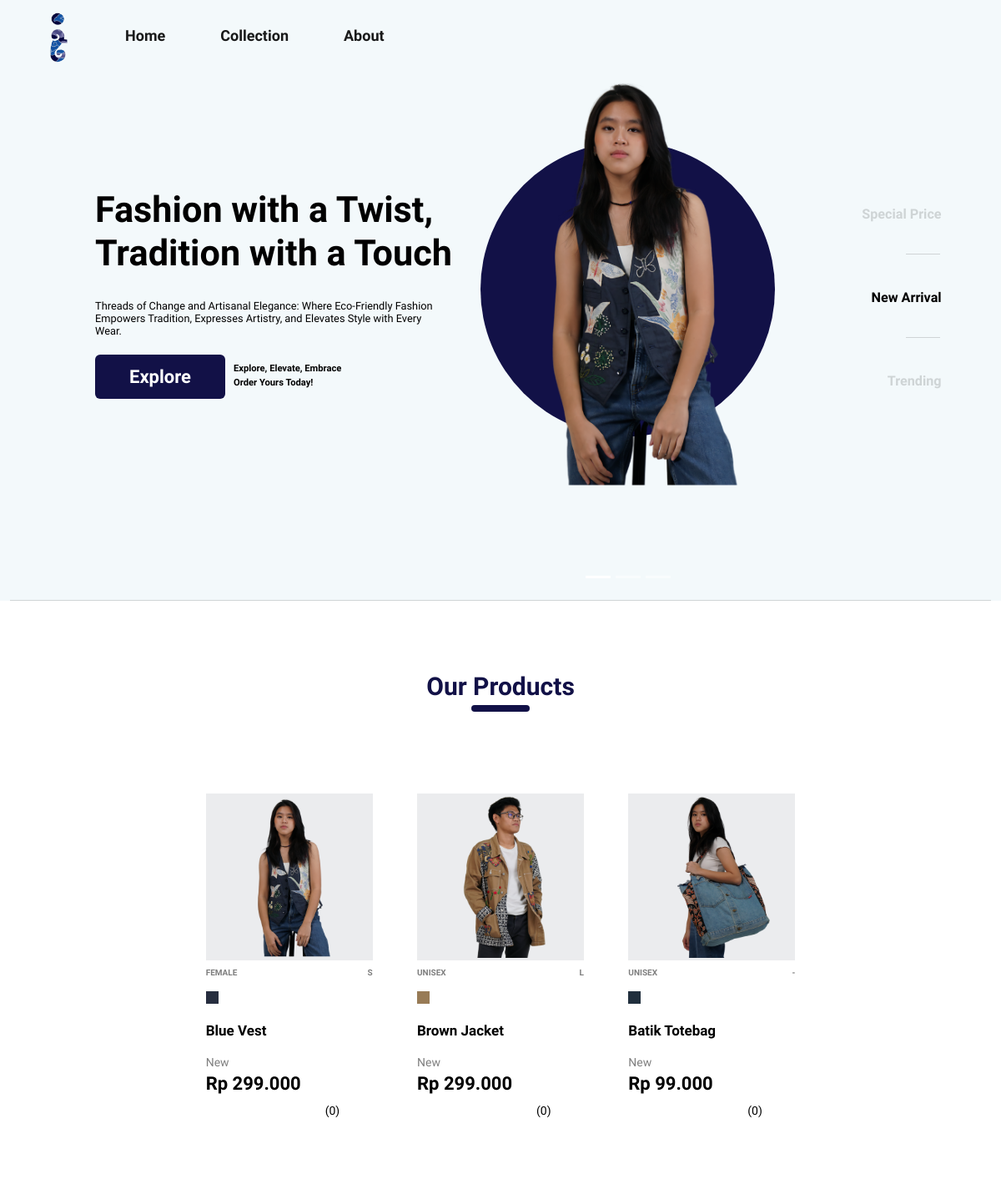
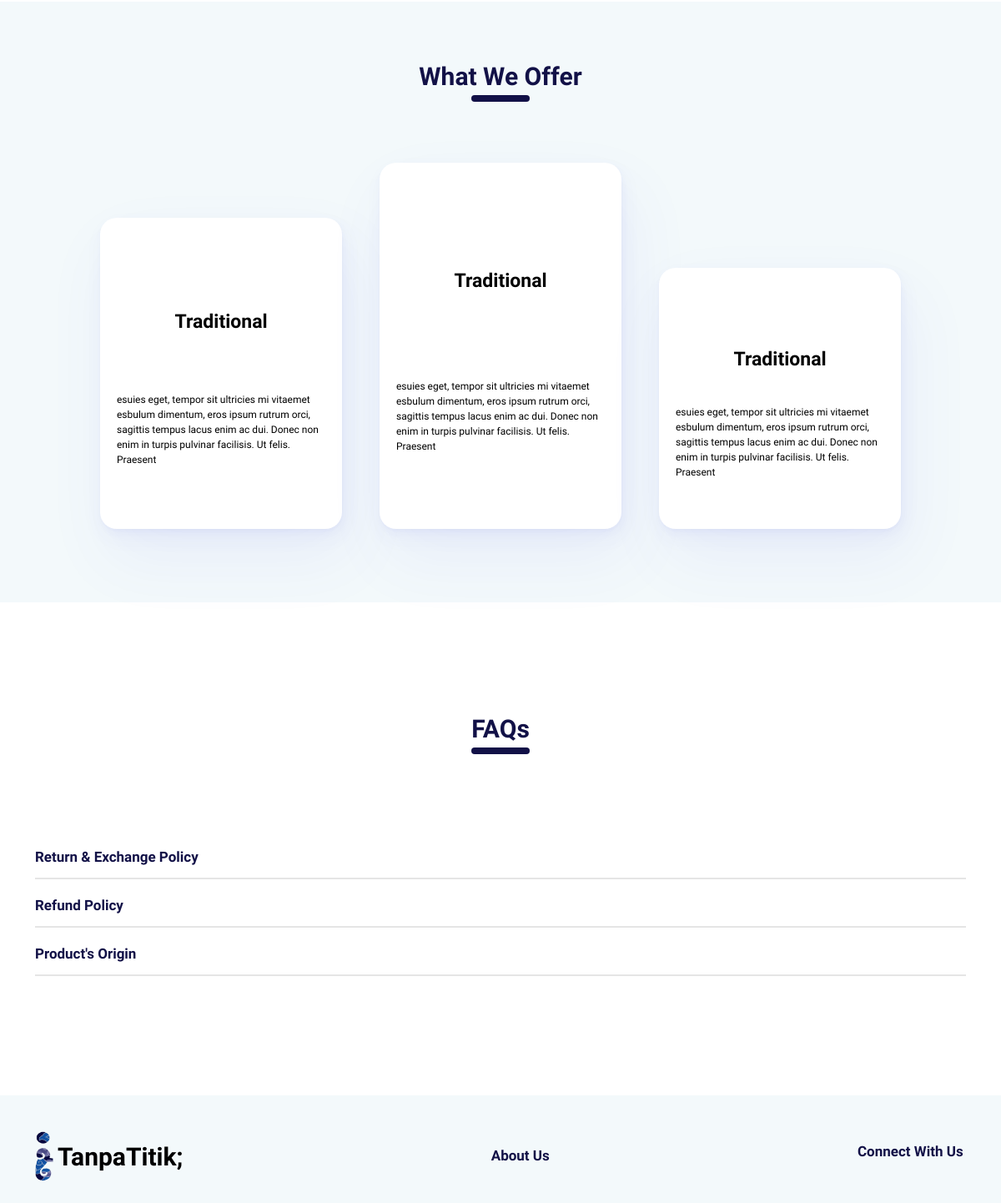
The page / on the database its author committed (2 pictures, top to bottom).
### mainPage/models.py (models this page shows, shortened)
class Additional(models.Model):
    name = models.CharField(max_length=200)
    img = models.ImageField(null=True, blank=True, upload_to="images/")

class Products(models.Model):
    name = models.CharField(max_length=200)
    product_index = models.IntegerField(default=0)
    img = models.ImageField(null=True, blank=True, upload_to="images/")
    color_circle = models.CharField(null=True, blank=True, max_length=200) #charfield or array?
    gender = models.CharField(null=True, blank=True, max_length=200)
    price = models.IntegerField(null=True,blank=True)
    offer = models.BooleanField(default=False)
    date = models.DateField(auto_now_add=True)
    status = models.CharField(null=True, blank=True, max_length=200)
    bio = models.CharField(null=True, blank=True, max_length=200)
    overview = models.CharField(null=True, blank=True, max_length=200)
    material = models.CharField(null=True, blank=True, max_length=200)
    type = models.CharField(null=True, blank=True, max_length=200)
    size = models.CharField(null=True, blank=True, max_length=200)
    color = models.CharField(null=True, blank=True, max_length=200)
    color_hex = models.CharField(null=True, blank=True, max_length=200)
    stock = models.IntegerField(null=True,blank=True)
    @property
    def set_final_star(self):
        stars = self.products_review_set.all()
        stars = list(stars)
        total_stars = 0
        count = 0
        for i in stars:
            count += 1
            total_stars += i.star
        if count != 0:
            total_stars = total_stars / count
        return total_stars
    @property
    def set_final_star_len(self):
        stars = self.products_review_set.all()
        stars = list(stars)
        total_stars = 0
        count = 0
        for i in stars:
            count += 1
            total_stars += i.star
        if count != 0:
            total_stars = total_stars / count
        return count

class FAQs(models.Model):
    subject = models.CharField(max_length=200)
    text = models.CharField(max_length=200)

### mainPage/views.py (the view)
# urls.py: 2. Add a URL to urlpatterns:  path('', views.home, name='home')
def home (request):
    firstProduct = Products.objects.get(name="Blue Vest") #First Displayed in the Carousel
    products = Products.objects.all()
    testimony = Testimony.objects.all()
    faqs = FAQs.objects.all()
    logo = Additional.objects.get(name="logo")
    if request.user.is_authenticated == True:
        customer = Customer.objects.get(user=request.user)
        customer_wishlist = Wishlist.objects.filter(customer=customer)
        order, created = Order.objects.get_or_create(customer=customer, current=True)
    else:
        customer = None
        customer_wishlist = []
        order = {'get_cart_total':0, 'get_cart_items':0}
    if request.POST.get("remove_search_button"):
        print("remove_search_button")
    if request.method == 'POST':
        searched = request.POST.get("search_bar", "")
        products = Products.objects.filter(name__contains=searched)
        print("ues")
    else:
        searched = ""
    return render(request, "main/home.html", {"logo":logo,"user":request.user,"customer":customer,"products":products,"firstProduct":firstProduct,"order":order,"customer_wishlist":customer_wishlist,"testimony":testimony,"faqs":faqs, "searched":searched})

### mainPage/templates/main/home.html (shortened to what this page needs)
<!DOCTYPE html>
{% extends "main/base2.html" %}
{% load static %}
{% load custom_filters %}
    {% block head %}
    <link rel="stylesheet" type="text/css" href="{% static '/css/homePage/home.css' %}">
    <link rel="stylesheet" type="text/css" href="{% static '/css/homePage/collection.css' %}">
    <link rel="stylesheet" type="text/css" href="{% static '/css/homePage/usp.css' %}">
    <link rel="stylesheet" type="text/css" href="{% static '/css/homePage/faq.css' %}">
    <link rel="stylesheet" type="text/css" href="{% static '/css/cart_wishlist/cart.css' %}">
    {% endblock head %}
    {% block content %}
    <div class="container-fluid" style="background-color:#F3F9FB;">
    <div class="container-fluid display">
        <div class="display_title">
          <div class="headline" style="line-height:1.2">
            Fashion with a Twist, Tradition with a Touch
          </div>
          <div class="subheadline" style="">
            Threads of Change and Artisanal Elegance: Where Eco-Friendly Fashion Empowers Tradition, Expresses Artistry, and Elevates Style with Every Wear.
          </div>
          <div class="call_to_action" style="">
            <a href="#collection"><button class="btn btn-primary">Explore</button></a>
            <div>Explore, Elevate, Embrace Order Yours Today!</div>
          </div>
        </div>
        <div class="display_photo">
          <div id="carouselExampleIndicators" class="carousel slide carousels" data-bs-ride="carousel" style="">
            <div class="carousel-indicators">
              <button type="button" data-bs-target="#carouselExampleIndicators" data-bs-slide-to="0" class="active" aria-current="true" aria-label="Slide 1"></button>
              {% for product in products|slice:"1:" %}
                <button type="button" data-bs-target="#carouselExampleIndicators" data-bs-slide-to="{{forloop.counter}}" aria-label="Slide {{forloop.counter|add:"1"}}"></button>
              {% endfor %}
            </div>
             <div class="carousel-inner parent_of_circle" >
              <div class="circle" style="background-color:{{firstProduct.color_circle}}">
                <div class="carousel-item active" style="">
                  <div class="img_div"> <img class="img_overview" src="{{firstProduct.img.url}}" alt="{{firstProduct.color_circle}}"></div>
                </div>
              </div>
            </div>
            <button class="carousel-control-prev button_carousel" type="button" data-bs-target="#carouselExampleIndicators" data-bs-slide="prev" style="left:0.5vw;bottom:20px;">
            </button>
            <button class="carousel-control-next button_carousel" type="button" data-bs-target="#carouselExampleIndicators" data-bs-slide="next" style="right:0.5vw;bottom:20px;">
            </button>
        </div>
        </div>
        <div class="display_status">
          <div>Special Price</div>
          <div>New Arrival</div>
          <div>Trending</div>
        </div>
    </div>
  </div>
    <div class="container collection" id="collection">
        <div class="home-heading">
          <div class="home-heading-text">Our Products</div>
          <div class="home-heading-shape"></div>
        </div>
      <div class="col-products">
        <div>
          {% for product in products %}
          <a href="/product/{{product.id}}">
          <div class="product" >
            <div class="product-img-container">
              <img class="img_product" src="{{product.img.url}}" alt="{{product.color_circle}}">
              {% if user.is_authenticated %}
                {% if product.is_wishlist|length >= 1 %}
                  {% for wishlist in product.is_wishlist %}
                    {% if wishlist.customer.user == user %}
                    <div class="heart is-active update-cart" data-product="{{product.id}}" data-action="remove" onclick="event.preventDefault()"></div>
                    {% else %}
                    <div id="heart{{product.id}}" class="heart update-cart" data-product="{{product.id}}" data-action="add" onclick="event.preventDefault()"></div>
                    {% endif %}
                  {% endfor %}
                {% else %}
                <div id="heart{{product.id}}" class="heart update-cart" data-product="{{product.id}}" data-action="add" onclick="event.preventDefault()"></div>
                {% endif %}
                {% else %}
                <div class="heart disabled" style="transition:none;" onclick="event.preventDefault()" data-bs-toggle="modal" data-bs-target="#exampleModalyes"></div>
              {% endif%}
            </div>
            <div class="product-gender-size">
              <div class="product-gender">{{product.gender}}</div>
              <div class="product-size">{{product.size}}</div>
            </div>
            <div class="product-color-container">
                <div class="product-color" style="background-color:{{product.color_hex}}">
                </div>
            </div>
            <div class="product-name">{{product.name}}</div>
            {% if product.offer == False %}
              <div class="product-status">
                {% if product.status != None %}
                  {{product.status}}
                {% endif %}
              </div>
              <div class="product-price">Rp {{product.price|add_fullstop}}</div>
            {% endif %}
            <div class="product-review" data-review="{{product.set_final_star}}">
              <div id="{{product.id}}_stars" class="stars" data-product-id="{{product.id}}">
              </div>
              <div class="review-amount">({{product.set_final_star_len}})</div>
            </div>
          </div>
          </a>
          {% endfor %}
        </div>
      </div>
    </div>
    <div class="container-fluid usp">
      <div class="home-heading" style="margin-bottom:50px;margin-top:66px;">
        <div class="home-heading-text">What We Offer</div>
        <div class="home-heading-shape"></div>
      </div>
      <div class="usp-card-container-1">
          <div class="usp-card" style="height:373px;">
            <div class="usp-icon-title-container">
              <div class="usp-title">Traditional</div>
            </div>
            <div class="usp-text">esuies eget, tempor sit ultricies mi vitaemet esbulum dimentum, eros ipsum rutrum orci, sagittis tempus lacus enim ac dui. Donec non enim in turpis pulvinar facilisis. Ut felis. Praesent </div>
          </div>
          <div class="usp-card">
            <div class="usp-icon-title-container">
              <div class="usp-title">Traditional</div>
            </div>
            <div class="usp-text">esuies eget, tempor sit ultricies mi vitaemet esbulum dimentum, eros ipsum rutrum orci, sagittis tempus lacus enim ac dui. Donec non enim in turpis pulvinar facilisis. Ut felis. Praesent </div>
          </div>
          <div class="usp-card" style="height:313px;"><div class="usp-icon-title-container">
            <div class="usp-title">Traditional</div>
          </div>
          <div class="usp-text">esuies eget, tempor sit ultricies mi vitaemet esbulum dimentum, eros ipsum rutrum orci, sagittis tempus lacus enim ac dui. Donec non enim in turpis pulvinar facilisis. Ut felis. Praesent </div></div>
        </div>
    </div>
    <div class="container faq">
      <div class="home-heading" style="margin-bottom:20px;margin-top:66px;">
        <div class="home-heading-text">FAQs</div>
        <div class="home-heading-shape"></div>
      </div>
      <div class="faq-question-container">
        {% for faq in faqs %}
          <div class="faq-question">
            <div class="faq-head" type="button" data-bs-toggle="collapse" data-bs-target="#faq-no-{{faq.id}}" aria-expanded="false" aria-controls="collapseExample">
              <div class="faq-head-title">{{faq.subject}}</div>
            </div>
          </div>
        {% endfor %}
      </div>
    </div>
    {% endblock %}

### mainPage/templates/main/base2.html (shortened to what this page needs)
<!DOCTYPE html>
{% load static %}
<html lang="en">
<head>
    <link href="https://cdn.jsdelivr.net/npm/bootstrap@5.2.3/dist/css/bootstrap.min.css" rel="stylesheet">
    <link rel="stylesheet" href="https://cdnjs.cloudflare.com/ajax/libs/font-awesome/4.7.0/css/font-awesome.min.css">
    <link rel="stylesheet" type="text/css" href="{% static '/css/general/base2.css' %}">
    <link rel="stylesheet" type="text/css" href="{% static '/css/general/footer.css' %}">
    {% block head %}
    {% endblock head %}
</head>
<body>
   <nav class="navbar navbar-expand-lg bg-body-tertiary fixed-top" id="navMain" style="margin:0px;padding:10px">
    <div class="container-fluid">
      <a class="navbar-brand" id="logo_div" href="#"><img class="logo" src="{{logo.img.url}}" alt="TanpaTitik"></a>
      <div class="collapse navbar-collapse" id="navbarNavAltMarkup">
        <ul class="navbar-nav me-auto mb-2 mb-lg-0">
          <li class="nav-item">
            <a class="nav-link active" aria-current="page" href="{% url 'home' %}">Home</a>
          </li>
          <li class="nav-item">
            <a class="nav-link active" aria-current="page" href="{% url 'home' %}#collection">Collection</a>
          </li>
          <li class="nav-item">
            <a class="nav-link active" href="{% url 'about' %}">About</a>
          </li>
        </ul>
      </div>
      <span class="navbar-text nav_text">
        <form method='POST' action="{% url 'home' %}#collection">
          <div class="search-box">
          </div>
        </form>
        <a href="{% url 'profile' %}" class="base-link"></a>
        <a href="{% url 'wishlist' %}" class="base-link">
        </a>
        <a href="{% url 'cart' %}" class="base-link">
        </a>
      </span>
    </div>
  </nav>
<div id="content" ,name="content", class="main">
    {% block content %}{% endblock %}
</div>
<div class="container-fluid footer-container">
  <div class="container footer">
    <a href="{% url 'home' %}"><div class="footer-company"><img class="footer-logo" src="{{logo.img.url}}" alt="TanpaTitik"><div>TanpaTitik;</div></div></a>
    <a href="{% url 'about' %}"><div class="footer-link" style="cursor:pointer">About Us</div></a>
    <div class="footer-social">
      <div class="footer-link">
        Connect With Us
      </div>
    </div>
  </div>
</div>
</body>
</html>

### rows shown on the page
Additional: img (picture)
Products: img (picture), gender "UNISEX", size "L", name "Brown Jacket", status "New", price|add_fullstop "299.000", set_final_star_len "0"
Products: img (picture), gender "UNISEX", size "-", name "Batik Totebag", status "New", price|add_fullstop "99.000", set_final_star_len "0"
Products: img (picture), gender "FEMALE", size "S", name "Blue Vest", status "New", price|add_fullstop "299.000", set_final_star_len "0"
FAQs: subject "Return & Exchange Policy"
FAQs: subject "Refund Policy"
FAQs: subject "Product's Origin"
